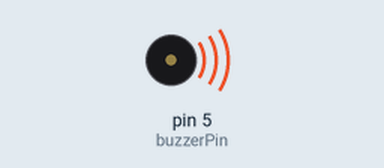
Recording of a sketch running on a simulated Arduino Uno, built with avr-gcc and run on an emulated ATmega328P. On the bench: buzzer (waves = sounding, pin HIGH).

Above: at 0.05 s.
Timing chart, 0 to 3.0 s (numbered marks = the images above):
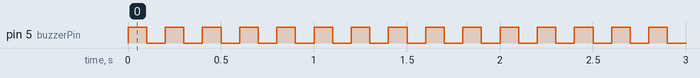

The sketch:

clicking.ino
```cpp
#define buzzerPin 5 // the buzzer pin

void setup()
{
  pinMode(buzzerPin, OUTPUT); // Set as output
}

void loop()
{
    digitalWrite(buzzerPin, HIGH);
    delay(100);
    digitalWrite(buzzerPin, LOW);
    delay(100);
}
```

Measured:
- by itself, pin 5 (buzzerPin): alternates HIGH for 0.10 s and LOW for 0.10 s
